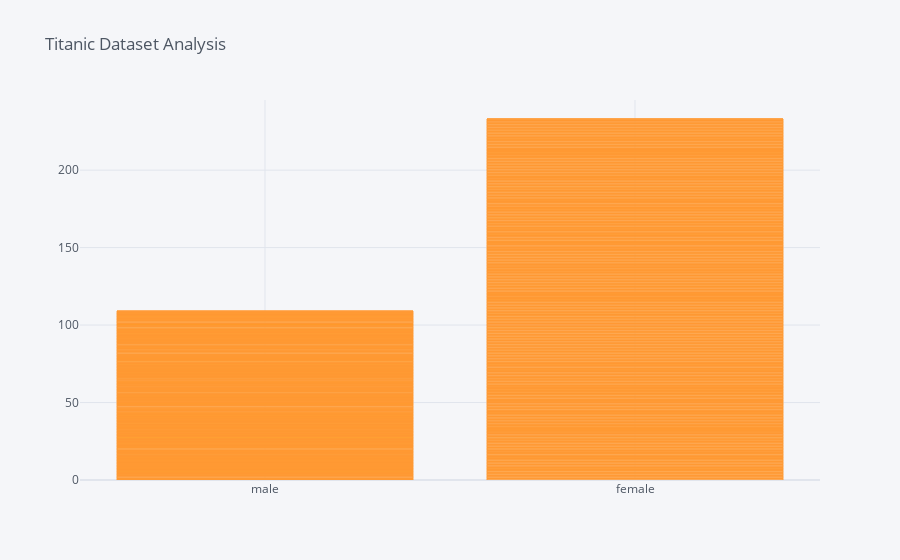

Notebook cell for this chart:
### Code cell
titanic.iplot(x='sex', y='survived', kind='bar', title='Titanic Dataset Analysis')

### Figure 1 — Plotly figure (JSON) as saved in the notebook; plotly's stock layout.template omitted (floating-point values rounded to 4 significant figures; data arrays with more than 128 entries replaced by an {"elided": "..."} marker saying what was removed)
{"data": [{"marker": {"color": "rgba(255, 153, 51, 0.6)", "line": {"color": "rgba(255, 153, 51, 1.0)", "width": 1}}, "name": "survived", "orientation": "v", "text": "", "type": "bar", "x": {"elided": "891 str values"}, "y": {"elided": "891 int values"}}], "layout": {"legend": {"bgcolor": "#F5F6F9", "font": {"color": "#4D5663"}}, "paper_bgcolor": "#F5F6F9", "plot_bgcolor": "#F5F6F9", "title": {"font": {"color": "#4D5663"}, "text": "Titanic Dataset Analysis"}, "xaxis": {"gridcolor": "#E1E5ED", "showgrid": true, "tickfont": {"color": "#4D5663"}, "title": {"font": {"color": "#4D5663"}, "text": ""}, "zerolinecolor": "#E1E5ED"}, "yaxis": {"gridcolor": "#E1E5ED", "showgrid": true, "tickfont": {"color": "#4D5663"}, "title": {"font": {"color": "#4D5663"}, "text": ""}, "zerolinecolor": "#E1E5ED"}}}
